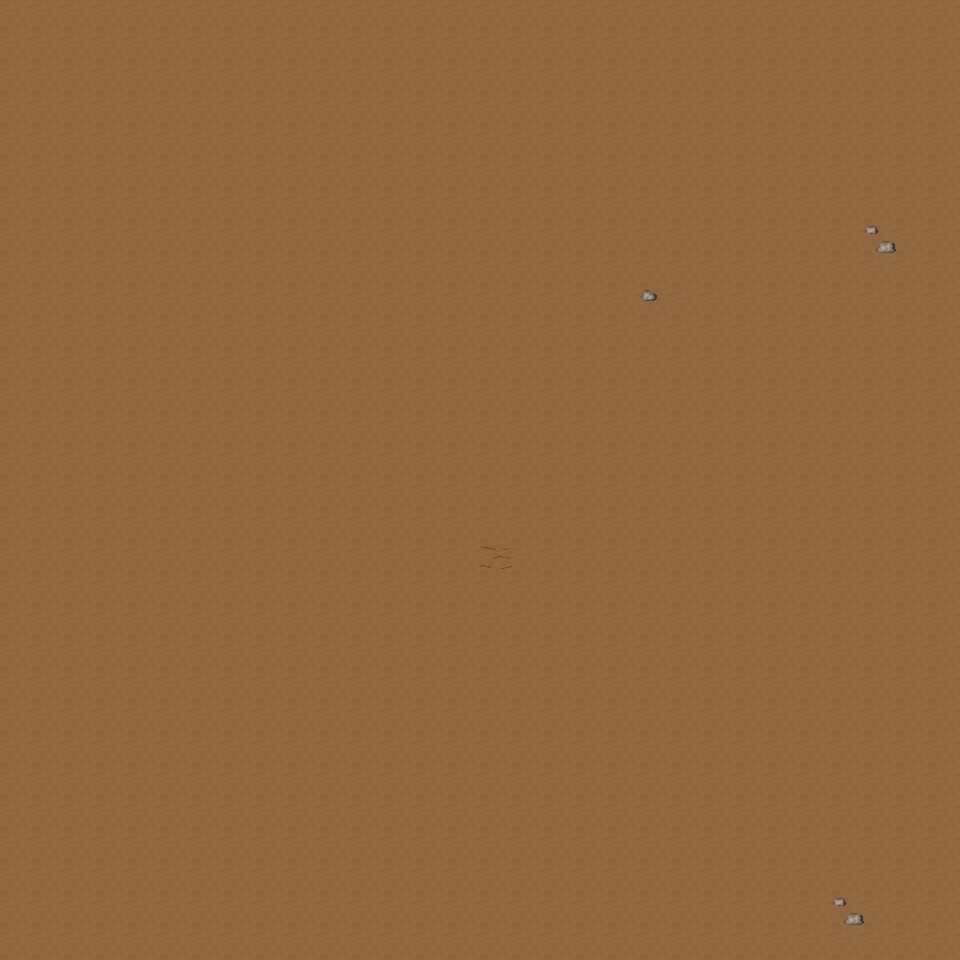

Below is a game level as drawn by its tile map, then a one-line description and the .tmx that defines it (tile-layer data replaced by summaries):
An orthogonal 30x30 tile map with 32x32 px tiles, 6 tile layers (Ground, Object, Object2, Above, ...), 19 tilesets and 3 objects (3x mapExit).

<map version="1.0" orientation="orthogonal" renderorder="right-down" width="30" height="30" tilewidth="32" tileheight="32" nextobjectid="4">
  <tileset firstgid="1" name="tileset_ground_ground" tilewidth="32" tileheight="32" tilecount="33" columns="3">
    <image source="../drawable/tileset_ground_ground.png" width="96" height="352" />
  </tileset>
  <tileset firstgid="34" name="tileset_ground_ridge_earth_dark" tilewidth="32" tileheight="32" tilecount="96" columns="12">
    <image source="../drawable/tileset_ground_ridge_earth_dark.png" width="384" height="256" />
  </tileset>
  <tileset firstgid="130" name="tileset_ground_rock_pebbles" tilewidth="32" tileheight="32" tilecount="3" columns="1">
    <image source="../drawable/tileset_ground_rock_pebbles.png" width="32" height="96" />
  </tileset>
  <tileset firstgid="133" name="tileset_ground_earth_edges" tilewidth="32" tileheight="32" tilecount="18" columns="6">
    <image source="../drawable/tileset_ground_earth_edges.png" width="192" height="96" />
  </tileset>
  <tileset firstgid="151" name="tileset_plant_leaves" tilewidth="32" tileheight="32" tilecount="8" columns="4">
    <image source="../drawable/tileset_plant_leaves.png" width="128" height="64" />
  </tileset>
  <tileset firstgid="159" name="tileset_plant_flower_daisy_yellow" tilewidth="32" tileheight="32" tilecount="8" columns="2">
    <image source="../drawable/tileset_plant_flower_daisy_yellow.png" width="64" height="128" />
  </tileset>
  <tileset firstgid="167" name="tileset_plant_grasses" tilewidth="32" tileheight="32" tilecount="6" columns="3">
    <image source="../drawable/tileset_plant_grasses.png" width="96" height="64" />
  </tileset>
  <tileset firstgid="173" name="tileset_ground_cobbled_paving" tilewidth="32" tileheight="32" tilecount="1" columns="1">
    <image source="../drawable/tileset_ground_cobbled_paving.png" width="32" height="32" />
  </tileset>
  <tileset firstgid="174" name="tileset_plant_flower_daisy_white" tilewidth="32" tileheight="32" tilecount="8" columns="2">
    <image source="../drawable/tileset_plant_flower_daisy_white.png" width="64" height="128" />
  </tileset>
  <tileset firstgid="182" name="tileset_plant_flower_daisy_red" tilewidth="32" tileheight="32" tilecount="8" columns="2">
    <image source="../drawable/tileset_plant_flower_daisy_red.png" width="64" height="128" />
  </tileset>
  <tileset firstgid="190" name="tileset_logic_collision" tilewidth="32" tileheight="32" tilecount="1" columns="1">
    <image source="../drawable/tileset_logic_collision.png" width="32" height="32" />
  </tileset>
  <tileset firstgid="191" name="tileset_logic_creature_sheepman" tilewidth="32" tileheight="32" tilecount="4" columns="4">
    <image source="../drawable/tileset_logic_creature_sheepman.png" width="128" height="32" />
  </tileset>
  <tileset firstgid="195" name="tileset_object_tan_tent" tilewidth="32" tileheight="32" tilecount="25" columns="5">
    <image source="../drawable/tileset_object_tan_tent.png" width="160" height="160" />
  </tileset>
  <tileset firstgid="220" name="tileset_item_campfires" tilewidth="32" tileheight="32" tilecount="2" columns="2">
    <image source="../drawable/tileset_item_campfires.png" width="64" height="32" />
  </tileset>
  <tileset firstgid="222" name="tileset_plant_tree_dead_tree_4" tilewidth="32" tileheight="32" tilecount="20" columns="4">
    <image source="../drawable/tileset_plant_tree_dead_tree_4.png" width="128" height="160" />
  </tileset>
  <tileset firstgid="242" name="tileset_plant_tree_fall_trees" tilewidth="32" tileheight="32" tilecount="40" columns="8">
    <image source="../drawable/tileset_plant_tree_fall_trees.png" width="256" height="160" />
  </tileset>
  <tileset firstgid="282" name="tileset_object_well_hoist" tilewidth="32" tileheight="32" tilecount="9" columns="3">
    <image source="../drawable/tileset_object_well_hoist.png" width="96" height="96" />
  </tileset>
  <tileset firstgid="291" name="tileset_logic_creature_mutant" tilewidth="32" tileheight="32" tilecount="7" columns="7">
    <image source="../drawable/tileset_logic_creature_mutant.png" width="224" height="32" />
  </tileset>
  <tileset firstgid="298" name="tileset_ground_grass_edges" tilewidth="32" tileheight="32" tilecount="36" columns="12">
    <image source="../drawable/tileset_ground_grass_edges.png" width="384" height="96" />
  </tileset>
  <layer name="Ground" width="30" height="30">
    <data>[900 cells, 900 non-empty, 1 distinct tile ids]</data>
  </layer>
  <layer name="Object" width="30" height="30">
    <data>[900 cells, 4 non-empty, 3 distinct tile ids]</data>
  </layer>
  <layer name="Object2" width="30" height="30">
    <data>[900 cells, 0 non-empty, 0 distinct tile ids]</data>
  </layer>
  <layer name="Above" width="30" height="30">
    <data>[900 cells, 0 non-empty, 0 distinct tile ids]</data>
  </layer>
  <layer name="Above2" width="30" height="30">
    <data>[900 cells, 0 non-empty, 0 distinct tile ids]</data>
  </layer>
  <layer name="Walkable" width="30" height="30">
    <data>[900 cells, 0 non-empty, 0 distinct tile ids]</data>
  </layer>
  <objectgroup name="MapEvents">
    <object id="1" name="south" type="mapExit" x="0" y="928" width="960" height="32">
      <properties>
        <property name="map" value="level_0_x88_y26" />
        <property name="x" value="0" />
        <property name="y" value="1" />
      </properties>
    </object>
    <object id="2" name="west" type="mapExit" x="0" y="0" width="32" height="960">
      <properties>
        <property name="map" value="level_0_x87_y25" />
        <property name="x" value="28" />
        <property name="y" value="0" />
      </properties>
    </object>
    <object id="3" name="east" type="mapExit" x="928" y="0" width="32" height="960">
      <properties>
        <property name="map" value="level_0_x89_y25" />
        <property name="x" value="1" />
        <property name="y" value="0" />
      </properties>
    </object>
  </objectgroup>
</map>
